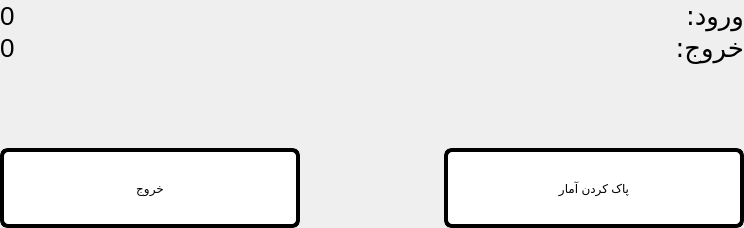
     <widget class="QWidget" name="tabGateSettings">
      <attribute name="title">
       <string>Page</string>
      </attribute>
      <layout class="QGridLayout" name="gridLayout_14">
       <property name="leftMargin">
        <number>0</number>
       </property>
       <property name="topMargin">
        <number>0</number>
       </property>
       <property name="rightMargin">
        <number>0</number>
       </property>
       <property name="bottomMargin">
        <number>0</number>
       </property>
       <property name="spacing">
        <number>0</number>
       </property>
       <item row="0" column="0">
        <layout class="QVBoxLayout" name="verticalLayout">
         <item>
          <layout class="QGridLayout" name="gridLayout_13">
           <item row="0" column="0">
            <widget class="QLabel" name="lblGateEntryCounter">
             <property name="minimumSize">
              <size>
               <width>0</width>
               <height>0</height>
              </size>
             </property>
             <property name="maximumSize">
              <size>
               <width>200</width>
               <height>16777215</height>
              </size>
             </property>
             <property name="styleSheet">
              <string notr="true">font-size: 26px;</string>
             </property>
             <property name="text">
              <string>0</string>
             </property>
            </widget>
           </item>
           <item row="0" column="1">
            <widget class="QLabel" name="label_9">
             <property name="minimumSize">
              <size>
               <width>0</width>
               <height>0</height>
              </size>
             </property>
             <property name="maximumSize">
              <size>
               <width>16777215</width>
               <height>16777215</height>
              </size>
             </property>
             <property name="font">
              <font>
               <family>Sahel FD</family>
               <pointsize>-1</pointsize>
              </font>
             </property>
             <property name="styleSheet">
              <string notr="true">font-size: 26px;</string>
             </property>
             <property name="text">
              <string>ورود:</string>
             </property>
            </widget>
           </item>
           <item row="1" column="0">
            <widget class="QLabel" name="lblGateExitCounter">
             <property name="minimumSize">
              <size>
               <width>0</width>
               <height>0</height>
              </size>
             </property>
             <property name="maximumSize">
              <size>
               <width>200</width>
               <height>16777215</height>
              </size>
             </property>
             <property name="styleSheet">
              <string notr="true">font-size: 26px;</string>
             </property>
             <property name="text">
              <string>0</string>
             </property>
            </widget>
           </item>
           <item row="1" column="1">
            <widget class="QLabel" name="label_10">
             <property name="minimumSize">
              <size>
               <width>0</width>
               <height>0</height>
              </size>
             </property>
             <property name="maximumSize">
              <size>
               <width>16777215</width>
               <height>16777215</height>
              </size>
             </property>
             <property name="font">
              <font>
               <family>Sahel FD</family>
               <pointsize>-1</pointsize>
              </font>
             </property>
             <property name="styleSheet">
              <string notr="true">font-size: 26px;</string>
             </property>
             <property name="text">
              <string>خروج:</string>
             </property>
            </widget>
           </item>
          </layout>
         </item>
         <item>
          <spacer name="verticalSpacer_16">
           <property name="orientation">
            <enum>Qt::Vertical</enum>
           </property>
           <property name="sizeType">
            <enum>QSizePolicy::Fixed</enum>
           </property>
           <property name="sizeHint" stdset="0">
            <size>
             <width>20</width>
             <height>30</height>
            </size>
           </property>
          </spacer>
         </item>
         <item>
          <widget class="QLabel" name="lblLastGateReset">
           <property name="text">
            <string/>
           </property>
          </widget>
         </item>
         <item>
          <spacer name="verticalSpacer_18">
           <property name="orientation">
            <enum>Qt::Vertical</enum>
           </property>
           <property name="sizeHint" stdset="0">
            <size>
             <width>310</width>
             <height>40</height>
            </size>
           </property>
          </spacer>
         </item>
         <item>
          <layout class="QHBoxLayout" name="horizontalLayout_6">
           <item>
            <widget class="QPushButton" name="btnExitGateSettings">
             <property name="sizePolicy">
              <sizepolicy hsizetype="Preferred" vsizetype="Preferred">
               <horstretch>0</horstretch>
               <verstretch>0</verstretch>
              </sizepolicy>
             </property>
             <property name="minimumSize">
              <size>
               <width>300</width>
               <height>80</height>
              </size>
             </property>
             <property name="maximumSize">
              <size>
               <width>99999</width>
               <height>80</height>
              </size>
             </property>
             <property name="styleSheet">
              <string notr="true">border: 4px solid black;
border-radius: 8px;
background-color: rgb(255, 255, 255);</string>
             </property>
             <property name="text">
              <string>خروج</string>
             </property>
            </widget>
           </item>
           <item>
            <spacer name="horizontalSpacer_3">
             <property name="orientation">
              <enum>Qt::Horizontal</enum>
             </property>
             <property name="sizeHint" stdset="0">
              <size>
               <width>144</width>
               <height>20</height>
              </size>
             </property>
            </spacer>
           </item>
           <item>
            <widget class="QPushButton" name="btnClearGateCounters">
             <property name="sizePolicy">
              <sizepolicy hsizetype="Preferred" vsizetype="Preferred">
               <horstretch>0</horstretch>
               <verstretch>0</verstretch>
              </sizepolicy>
             </property>
             <property name="minimumSize">
              <size>
               <width>300</width>
               <height>80</height>
              </size>
             </property>
             <property name="styleSheet">
              <string notr="true">border: 4px solid black;
border-radius: 8px;
background-color: rgb(255, 255, 255);</string>
             </property>
             <property name="text">
              <string>پاک کردن آمار</string>
             </property>
            </widget>
           </item>
          </layout>
         </item>
        </layout>
       </item>
      </layout>
     </widget>
